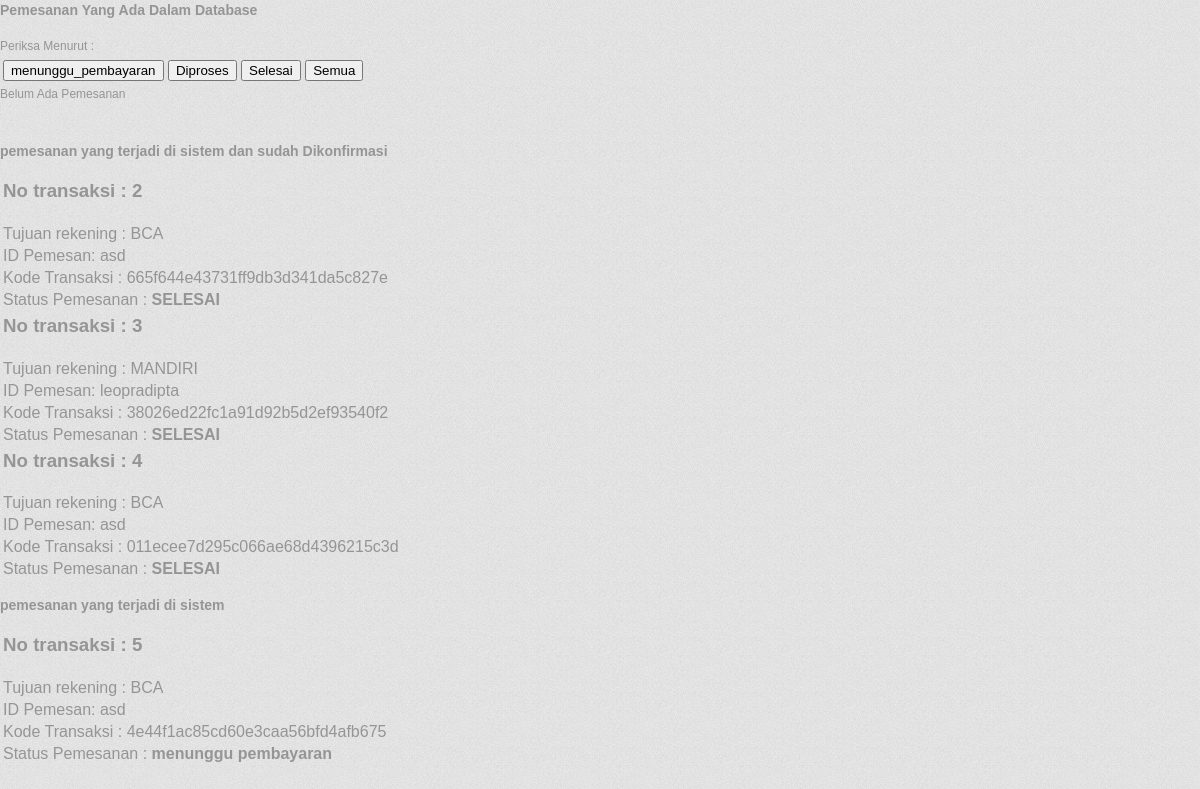
The app's page /admin/halaman/cek_belum_bayar.php with its own data.
### tables this page shows
CREATE TABLE IF NOT EXISTS `pemesanan` (
  `no` bigint(20) unsigned NOT NULL AUTO_INCREMENT,
  `kode` varchar(31) NOT NULL,
  `tanggal_disisipkan` datetime NOT NULL DEFAULT '0000-00-00 00:00:00',
  `oleh_pengguna` bigint(20) unsigned NOT NULL,
  `nama_penerima` varchar(63) NOT NULL DEFAULT '',
  `alamat_pengiriman` text NOT NULL,
  `kota_pengiriman` bigint(20) unsigned NOT NULL,
  `telepon_penerima` varchar(31) NOT NULL DEFAULT '',
  `berat_keseluruhan` double NOT NULL DEFAULT '0',
  `tarif_pengiriman` bigint(20) unsigned NOT NULL,
  `biaya_pengiriman` double NOT NULL DEFAULT '0',
  `harga_keseluruhan` double NOT NULL DEFAULT '0',
  `metode_pembayaran` bigint(20) unsigned NOT NULL,
  `status_pemesanan` bigint(20) unsigned NOT NULL,
  `pesan` text NOT NULL,
  PRIMARY KEY (`no`),
  UNIQUE KEY `kode` (`kode`),
  KEY `oleh_pengguna` (`oleh_pengguna`),
  KEY `metode_pembayaran` (`metode_pembayaran`),
  KEY `status_pemesanan` (`status_pemesanan`),
  KEY `tarif_pengiriman` (`tarif_pengiriman`),
  KEY `kota_pengiriman` (`kota_pengiriman`)
);

CREATE TABLE IF NOT EXISTS `pengguna` (
  `no` bigint(20) unsigned NOT NULL AUTO_INCREMENT COMMENT 'no sebagai PK',
  `kode` varchar(31) NOT NULL DEFAULT '' COMMENT 'kode merupakan username, yang digunakan sebagai alternatif PK',
  `nama` varchar(63) NOT NULL DEFAULT '' COMMENT 'nama tidak unik, memungkinkan nama yang sama',
  `kata_kunci` varchar(63) NOT NULL DEFAULT '' COMMENT 'kata_kunci merupakan password',
  `alamat` text NOT NULL,
  `kode_pos` varchar(5) NOT NULL,
  `email` varchar(63) NOT NULL DEFAULT '',
  `kota` bigint(20) unsigned NOT NULL,
  `telepon` varchar(31) NOT NULL DEFAULT '',
  `tanggal_disisipkan` datetime NOT NULL DEFAULT '0000-00-00 00:00:00' COMMENT 'tanggal_disisipkan merupakan tanggal dimana data dimasukkan',
  `jenis_pengguna` bigint(20) unsigned NOT NULL,
  `status_akses` enum('DIPERBOLEHKAN','DITOLAK') NOT NULL DEFAULT 'DIPERBOLEHKAN' COMMENT 'status_akses menandai pengguna tersebut bisa akses ke sistem atau tidak tanpa menghapus rekord',
  PRIMARY KEY (`no`),
  UNIQUE KEY `kode` (`kode`),
  KEY `jenis_pengguna` (`jenis_pengguna`),
  KEY `kota` (`kota`)
);

### admin/halaman/cek_belum_bayar.php (the view, shortened to what this page needs)
<form method="post" action="index.php?halaman=cek_belum_bayar">
    <table>
    <h3>
        Pemesanan Yang Ada Dalam Database
    </h3>
        <tr>
            <td>
                <input type="button" value="menunggu_pembayaran" name="cek" />
                <input type="button" value="Diproses" name="cek" />
                <input type="button" value="Selesai" name="cek" />
                <input type="button" value="Semua" name="cek" />
            </td>
        </tr>
    </table>
</form>
<?php
$sql = mysql_query("SELECT * FROM pemesanan WHERE status_pemesanan = '2'");
$productCount = mysql_num_rows($sql);
if ($productCount > 0)
    { ?>
    <head>
        <meta http-equiv="Content-Type" content="text/html; charset=utf-8" />
            <title>Transaksi</title>
                <link rel="stylesheet" href="../style.css" type="text/css" media="screen" />
    </head>
    <h3>
        pemesanan yang terjadi di sistem
    </h3>
<?php
        while ($row = mysql_fetch_array($sql)): ?>
        <table  width="50%" border="0" >
            <tr>
                <td>
                    <h3>No transaksi : <?php echo $no = $row["no"] ?></h3>
                </td>
            </tr>
            <tr>
                <td>
                    Tujuan rekening : <?php $bank = $row["metode_pembayaran"];
                                            if ($bank == 1)
                                            {
                                                echo "BCA";
                                            }
                                            else
                                            {
                                                echo "MANDIRI";
                                            }?>
                </td>
            </tr>
            <tr>
                <td>
                    ID Pemesan: <?php $user = $row["oleh_pengguna"];
                                        $sql55 = mysql_query("SELECT * FROM pengguna WHERE no='$user'");
                                        while ($row56 = mysql_fetch_assoc($sql55))
                                        {
                                            echo $row56["kode"];
                                        } ?>
                </td>
            </tr>
            <tr>
                <td>
                    Kode Transaksi : <?php $kode4 = $row["kode"]; echo $kode4; ?>
                </td>
            </tr>
            <tr>
                <td>
                    Status Pemesanan :<b> <?php $dataku = $row["status_pemesanan"];
                                                    if ($dataku == 1)
                                                    {
                                                        echo "menunggu pembayaran";
                                                    }
                                                    elseif ($dataku == 2)
                                                    {
                                                        echo "sedang diproses";
                                                    }
                                                    elseif ($dataku == 3)
                                                    {
                                                        echo "SELESAI";
                                                    } ?></b>
                </td>
            </tr>
        </table>
        <?php endwhile;
    }
    else
    {
        echo "Belum Ada Pemesanan";
    }
?>
<?php
$sql = mysql_query("SELECT * FROM pemesanan WHERE status_pemesanan = '3'");
$productCount = mysql_num_rows($sql);
if ($productCount > 0)
    { ?>
    <head>
                <link rel="stylesheet" href="../style.css" type="text/css" media="screen" />
    </head>
    <h3>
        pemesanan yang terjadi di sistem dan sudah Dikonfirmasi
    </h3>
<?php
        while ($row = mysql_fetch_array($sql)): ?>
        <table  width="50%" border="0" >
            <tr>
                <td>
                    <h3>No transaksi : <?php echo $no = $row["no"] ?></h3>
                </td>
            </tr>
            <tr>
                <td>
                    Tujuan rekening : <?php $bank = $row["metode_pembayaran"];
                                            if ($bank == 1)
                                            {
                                                echo "BCA";
                                            }
                                            else
                                            {
                                                echo "MANDIRI";
                                            }?>
                </td>
            </tr>
            <tr>
                <td>
                    ID Pemesan: <?php $user = $row["oleh_pengguna"];
                                        $sql55 = mysql_query("SELECT * FROM pengguna WHERE no='$user'");
                                        while ($row56 = mysql_fetch_assoc($sql55))
                                        {
                                            echo $row56["kode"];
                                        } ?>
                </td>
            </tr>
            <tr>
                <td>
                    Kode Transaksi : <?php $kode4 = $row["kode"]; echo $kode4; ?>
                </td>
            </tr>
            <tr>
                <td>
                    Status Pemesanan :<b> <?php $dataku = $row["status_pemesanan"];
                                                    if ($dataku == 1)
                                                    {
                                                        echo "menunggu pembayaran";
                                                    }
                                                    elseif ($dataku == 2)
                                                    {
                                                        echo "sedang diproses";
                                                    }
                                                    elseif ($dataku == 3)
                                                    {
                                                        echo "SELESAI";
                                                    } ?></b>
                </td>
            </tr>
        </table>
        <?php endwhile;
    }
    else
    {
        echo "Belum Ada Pemesanan";
    }
$sql = mysql_query("SELECT * FROM pemesanan WHERE status_pemesanan = '1'");
$productCount = mysql_num_rows($sql);
if ($productCount > 0)
    { ?>
    <head>
                <link rel="stylesheet" href="../style.css" type="text/css" media="screen" />
    </head>
    <h3>
        pemesanan yang terjadi di sistem
    </h3>
<?php
        while ($row = mysql_fetch_array($sql)): ?>
        <table  width="50%" border="0" >
            <tr>
                <td>
                    <h3>No transaksi : <?php echo $no = $row["no"] ?></h3>
                </td>
            </tr>
            <tr>
                <td>
                    Tujuan rekening : <?php $bank = $row["metode_pembayaran"];
                                            if ($bank == 1)
                                            {
                                                echo "BCA";
                                            }
                                            else
                                            {
                                                echo "MANDIRI";
                                            }?>
                </td>
            </tr>
            <tr>
                <td>
                    ID Pemesan: <?php $user = $row["oleh_pengguna"];
                                        $sql55 = mysql_query("SELECT * FROM pengguna WHERE no='$user'");
                                        while ($row56 = mysql_fetch_assoc($sql55))
                                        {
                                            echo $row56["kode"];
                                        } ?>
                </td>
            </tr>
            <tr>
                <td>
                    Kode Transaksi : <?php $kode4 = $row["kode"]; echo $kode4; ?>
                </td>
            </tr>
            <tr>
                <td>
                    Status Pemesanan :<b> <?php $dataku = $row["status_pemesanan"];
                                                    if ($dataku == 1)
                                                    {
                                                        echo "menunggu pembayaran";
                                                    }
                                                    elseif ($dataku == 2)
                                                    {
                                                        echo "sedang diproses";
                                                    }
                                                    elseif ($dataku == 3)
                                                    {
                                                        echo "SELESAI";
                                                    } ?></b>
                </td>
            </tr>
        </table>
        <?php endwhile;
    }
    else
    {
        echo "Belum Ada Pemesanan";
    }
?>

### style/style.css (style rules this page uses)
.header, .content, .menu_nav, .fbg, .footer, form, ol, ol li, ul, .content .mainbar, .content .sidebar { margin:0; padding:0; }

### records on screen
pemesanan: no "2", shows "BCA", kode "665f644e43731ff9db3d341da5c827e", shows "SELESAI"
pengguna: kode "asd"
pemesanan: no "3", shows "MANDIRI", kode "38026ed22fc1a91d92b5d2ef93540f2", shows "SELESAI"
pengguna: kode "leopradipta"
pemesanan: no "4", shows "BCA", kode "011ecee7d295c066ae68d4396215c3d", shows "SELESAI"
pemesanan: no "5", shows "BCA", kode "4e44f1ac85cd60e3caa56bfd4afb675", shows "menunggu pembayaran"
